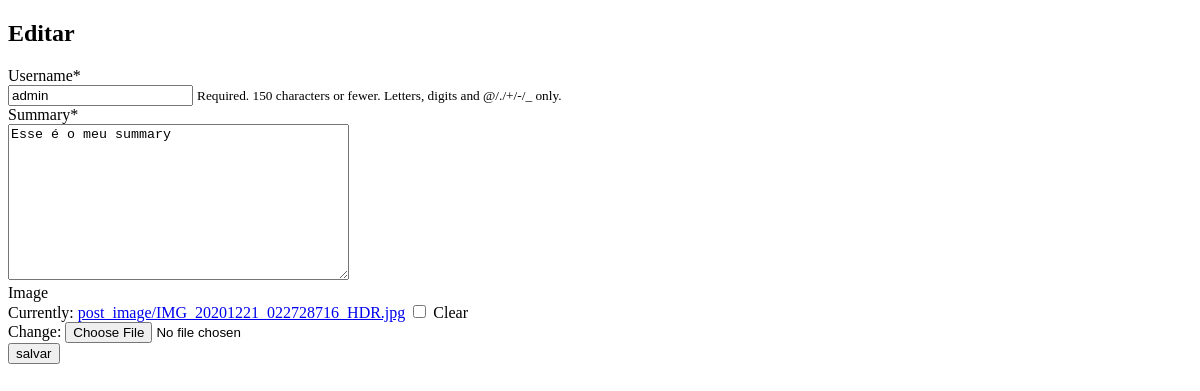
The app's page /edit/ad, older data.
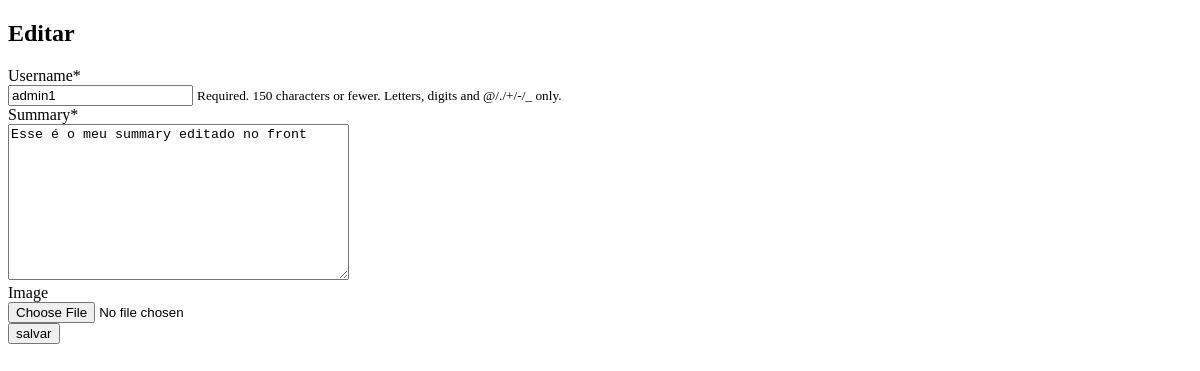
The same page, newer data.
### users/models.py (models this page shows)
class User(AbstractUser):
    slug = models.SlugField(unique=True)
    image = models.FileField(upload_to="post_image", blank=True)
    summary = models.TextField()

### users/views.py (the view)
# urls.py: path("edit/<slug:slug>", views.EditView.as_view(), name="edit"),
class EditView(UpdateView):
    model = User
    template_name = "edit.html"
    fields = ("username","summary","image")
    success_url = "/"

### templates/edit.html (shortened to what this page needs)
{% load crispy_forms_tags %}
<!doctype html>
<html>
    <head>
    </head>
    <body>
        <h2>Editar</h2>
        <form enctype="multipart/form-data" method="post">
            {{ form|crispy }}
            <input class="btn btn-success" type="submit" value="salvar">
        </form>
    </body>
</html>

Row changes from the older to the newer data that the page shows:
changed User: username "admin" → "admin1"; summary "Esse é o meu summary" → "Esse é o meu summary editado no front"
Text that changed along with them:
form field form: "☐" → (not shown)
text no longer shown: "Username * Required. 150 characters or fewer. Letters, digits and @/./+/-/_ only. Summary * Image Currently: post_image/IMG_20201221_022728716_HDR.jpg Clear Change:"
text now shown: "Username * Required. 150 characters or fewer. Letters, digits and @/./+/-/_ only. Summary * Image"
